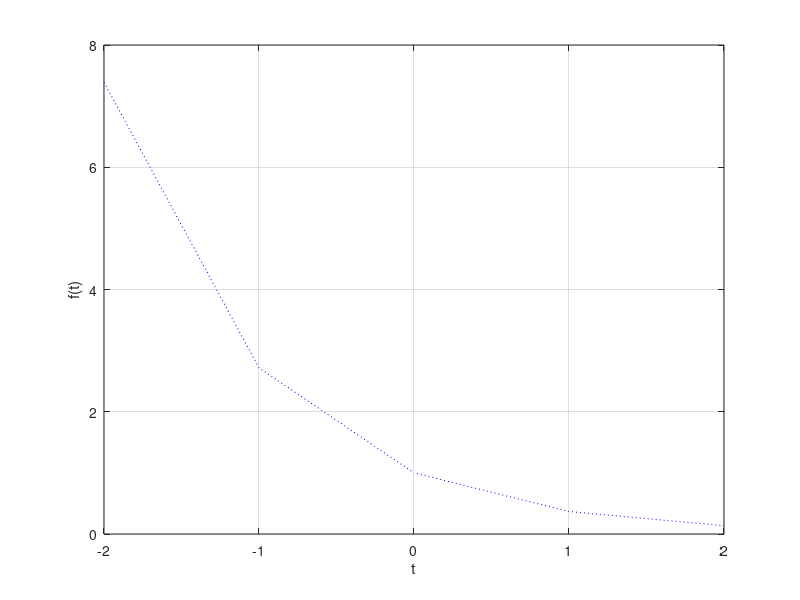

Here is the MATLAB script that generated this plot: (Note: this script raises an error after producing the figure.)
%% Practica 1: Señales en tiempo continuo
%
%
%% Integrantes:
%
%  - España Perez Bryan Uriel
%  - Islas Martinez Cesar
%  - Olivares Quezada Yahdiel
%% Objetivos:
%  
%  * Manipulación básica de MATLAB
%
%  * Gráficas de señales reales y complejas continuas
%
%  * Transformación de señales continuas (escalamientos y traslaciones)
%
%  * Calculo de energía y potencia de señales continuas
%
%% Introduccion:
%%
% Historia de MATLAB
% MATLAB nace como una solución a la necesidad de mejores y mas poderosas herramientas de calculo para resolver problemas de
% calculo complejos en los que es necesario aprovechas las amplias capacidades de proceso de datos de grandes computadores.
% El nombre MATLAB viene de "matrix laboratory" (laboratorio matricial). MATLAB fue originalmente escrito para proveer
% acceso fácil al software matricial desarrollado por los proyectos LINPACK y EISPACK, que juntos  representan el estado del arte e
% software para computación matricial. Hoy MATLAB es usado en una variedad de áreas de aplicación incluyendo procesamiento
% de señales e imágenes, diseño de sistemas de control, ingeniería financiera e investigación médica. La arquitectura abierta facilita
% usar MATLAB y los productos que lo acompañan para explorar datos y crear herramientas personalizadas que proveen visiones profundas
% empranas y ventajas competitivas.
%%
% Otras alternativas:

%%
% Octave
%  es un programa y lenguaje de programación para realizar cálculos numéricos. Como su nombre indica, Octave es parte
%  del proyecto GNU. Es considerado el equivalente libre de MATLAB. Entre varias características que comparten, se puede 
%  destacar que ambos ofrecen un intérprete, permitiendo ejecutar órdenes en modo interactivo. Nótese que Octave no es un 
%  sistema de álgebra computacional, lo es Maxima, sino que está orientado al análisis numérico.
%  El proyecto fue creado alrededor del año 1988, pero con una finalidad diferente: ser utilizado en un curso de diseño de
%  reactores químicos.
%  Posteriormente, en el año 1992, se decidió extenderlo, y comenzó su desarrollo a cargo de John W. Eaton.1 La primera 
%  versión alpha fue lanzada el 4 de enero de 1993. Un año más tarde, el 17 de febrero de 1994, apareció la versión 1.0.
%  El nombre surge de Octave Levenspiel, profesor de uno de los autores y conocido por sus buenas aproximaciones, por 
%  medio de cálculos elementales, a problemas numéricos en ingeniería química.
%
% Detalles tecnicos:
%  * Octave está escrito en C++ usando la biblioteca STL.
%  * Tiene un intérprete de su propio lenguaje (de sintaxis casi idéntica a Matlab), y permite una ejecución interactiva o por lotes.
%  * Su lenguaje puede ser extendido con funciones y procedimientos, por medio de módulos dinámicos.
%  * Utiliza otros programas GNU para ofrecer al usuario la posibilidad de crear gráficos para luego imprimirlos o guardarlos (Grace).
%  * Dentro del lenguaje también se comporta como una consola de órdenes (shell). Esto permite listar contenidos de directorios, por ejemplo.
%  * Además de correr en plataformas Unix también lo hace en Windows.
%  * Puede cargar archivos con funciones de Matlab (reconocibles por la extensión .m).
%  * Tiene ayuda en español.
% Fuente: <https://es.wikipedia.org/wiki/MATLAB> 
%
% El lenguaje Octave:
%  * La sintaxis es casi idéntica a la utilizada en MATLAB.
%  * Es un lenguaje interpretado.
%  * No permite pasar argumentos por referencia. Siempre son pasados por valor.
%  * No permite punteros.
%  * Se pueden generar scripts.
%  * Soporta gran parte de las funciones de la biblioteca estándar de C.
%  * Puede ser extendido para ofrecer compatibilidad con las llamadas al sistema UNIX.
%  * El lenguaje está pensado para trabajar con matrices, y provee mucha funcionalidad para trabajar con estas.
%  * Soporta estructuras similares a los "struct"s de C.
%  * Disponde de un entorno de desarrollo integrado y se han desarrollado otros para enseñar a programar, como ToolboX.
% Al ser su licencia Licencia pública general de GNU, puede ser compartido y utilizado libremente.
% Fuente: <https://es.wikipedia.org/wiki/GNU_Octave> 
%%
% Python:
%  Python es un lenguaje de programación interpretado cuya filosofía hace hincapié en la legibilidad de su código.
%  Se trata de un lenguaje de programación multiparadigma, ya que soporta orientación a objetos, programación imperativa y, en menor medida, 
%  programación funcional. Es un lenguaje interpretado, dinámico y multiplataforma. Es administrado por la Python Software Foundation. 
%  Posee una licencia de código abierto, denominada Python Software Foundation License,2 que es compatible con la Licencia pública general de
%  GNU a partir de la versión 2.1.1, e incompatible en ciertas versiones anteriores.
%
%  Python fue creado a finales de los ochenta3 por Guido van Rossum en el Centro para las Matemáticas y la Informática (CWI, Centrum Wiskunde
%  & Informatica), en los Países Bajos, como un sucesor del lenguaje de programación ABC, capaz de manejar excepciones e interactuar con el 
%  sistema operativo Amoeba.4
%  El nombre del lenguaje proviene de la afición de su creador por los humoristas británicos Monty Python.5 Van Rossum es el principal autor 
%  de Python, y su continuo rol central en decidir la dirección de Python es reconocido, refiriéndose a él como Benevolente Dictador Vitalicio
%  (en inglés: Benevolent Dictator for Life, BDFL); sin embargo el 12 de julio de 2018 declinó de dicha situación de honor sin dejar un sucesor
%  o sucesora y con una declaración altisonante.
%
%  Python es un lenguaje de programación multiparadigma. Esto significa que más que forzar a los programadores a adoptar un estilo particular 
%  de programación, permite varios estilos: programación orientada a objetos, programación imperativa y programación funcional. 
%  Otros paradigmas están soportados mediante el uso de extensiones.
%  Python usa tipado dinámico y conteo de referencias para la administración de memoria. Una característica importante de Python es la 
%  resolución dinámica de nombres; es decir, lo que enlaza un método y un nombre de variable durante la ejecución del programa (también 
%  llamado enlace dinámico de métodos).
%  Otro objetivo del diseño del lenguaje es la facilidad de extensión. Se pueden escribir nuevos módulos fácilmente en C o C++. Python puede 
%  incluirse en aplicaciones que necesitan una interfaz programable.
%  Aunque la programación en Python podría considerarse en algunas situaciones hostil a la programación funcional tradicional del Lisp, existen 
%  bastantes analogías entre Python y los lenguajes minimalistas de la familia Lisp como puede ser Scheme.
%  Fuente: <https://es.wikipedia.org/wiki/Python> 
%
%% Desarrollo:
%%
%   *Problema 1:* 
%    Realiza las mismas operaciones que Lathi en las secciones M1.1 a M1.4 que se encuentra al final del capítulo 1 y antes de la sección de 
%    problemas, cambie los inline por funciones anonimas.
%M1.1 Inline Functions
f = @(t) (exp(-t).* cos(2*pi*t))
f(0)
t = (-2:2);
f(t)
plot(t,f(t), 'Color','b','LineStyle',':');
xlabel('t'); 
ylabel('f(t)');
grid on;
ax = gca;
ax.XAxisLocation = 'origin';
ax.YAxisLocation = 'origin';
ax.Box = 'off';
t = (-2:0.01:2);
plot(t,f(t),'Color','r','LineStyle','--');
xlabel('t'); 
ylabel('f(t)');
grid on;
ax = gca;
ax.XAxisLocation = 'origin';
ax.YAxisLocation = 'origin';
ax.Box = 'off';
%
%M1.2 Relational Operators and the Unit Step Function
u = @(t) (t>0)
t = (-2:2);
plot (t,u(t) , 'Color', 'r', "LineStyle","--","LineWidth", 0.7);
ax = gca;
ax.XAxisLocation = 'origin';
ax.YAxisLocation = 'origin';
ax.Box = 'off';
grid on;
xlabel('t'); 
ylabel('u(t)');
t = (-2:0.01:2);
plot (t,u(t), 'Color', 'm', "LineStyle","-","LineWidth", 0.8 );
ax = gca;
ax.XAxisLocation = 'origin';
ax.YAxisLocation = 'origin';
ax.Box = 'off';
grid on;
xlabel('t'); 
ylabel('u(t)');
axis ([-2 2 -0.1 1.1]);
p = @(t) (t>=0) & (t<1)
t = (-1:0.01:2); 
plot(t,p(t), 'Color','c', "LineStyle","-.", "LineWidth", 0.9);
ax = gca;
ax.XAxisLocation = 'origin';
ax.YAxisLocation = 'origin';
ax.Box = 'off';
grid on;
xlabel('t'); 
ylabel('p(t) = u(t)-u(t-1)');
axis ([-1 2 -.1 1.1]);
%
%M1.3 Visualizing Operations on the Independent Variable
g = @(t) exp(-t).*cos(2*pi*t).*(t>=0)
%g(t) = exp(-t).*cos(2*pi*t).*(t>=0)
t = (-2:0.01:2);
plot(t,g(2*t+1),'Color', 'r', "LineStyle","-","LineWidth", 1);
ax = gca;
ax.XAxisLocation = 'origin';
ax.YAxisLocation = 'origin';
ax.Box = 'off';
xlabel('t'); 
ylabel('g(2t+1)');
grid on;
plot(t,g(-t+1), 'Color', 'b', "LineStyle","--","LineWidth", 1.1);
ax = gca;
ax.XAxisLocation = 'origin';
ax.YAxisLocation = 'origin';
ax.Box = 'off';
xlabel('t'); 
ylabel('g(-t+1)');
grid on;
plot(t,g(2*t+1) +g(-t+1), 'Color', 'm', "LineStyle",":","LineWidth", 1.2);
ax = gca;
ax.XAxisLocation = 'origin';
ax.YAxisLocation = 'origin';
ax.Box = 'off';
xlabel('t'); 
ylabel('h(t)'); 
grid on;
%
%M1.4 Numerical Integration and Estimating Signal Energy
x = @(t) exp(-t).*((t>=0)&(t<1));
t = (0:0.01:1);
E_x1 =sum(x(t).*x(t)*0.01);
x_squared = @(t) exp(-2*t).*((t>=0)&(t>1));
E_x = integral(x_squared,0,1);
g_squared = @(t) exp(-2*t).*(cos(2*pi*t).^2).*(t>=0);
t = (0:0.001:100);
E_g1 = sum(g_squared(t)*0.001);
E_g = integral(g_squared, 0,100);
%
% *Problema 2:* 
%  Resuelve el problema 1.2.2 usando las herramientas del paso anterior.
% 
% Problema 1.2.2
% Se dividio la figura en dos partes:
% - La parte izquierda
z = @(t) (-t .* heaviside(t + 4)).*(heaviside(-t));
% - La parte derecha
y = @(t)   (t .* heaviside(t)) .* (heaviside(-t +2));
% Rango de t
t = (-10:0.1:10);
% Señal completa original
x = @(t) z(t) + y(t);
figure
% Señal original
plot (t, x(t) , 'color', 'c', "LineWidth", 1.5 );
ax = gca;
ax.XAxisLocation = 'origin';
ax.YAxisLocation = 'origin';
ax.Box = 'off';
grid on;
% a) x(t-4)
xa = @(t) (z(t-4) + y(t-4)) ;
figure
plot (t, xa(t) , 'color', 'g', "LineStyle" ,  '-' , "LineWidth", 1.5);
ax = gca;
ax.XAxisLocation = 'origin';
ax.YAxisLocation = 'origin';
ax.Box = 'off';
grid on;
% b) x(t/1.5)
xb = @(t) (z(t/1.5) + y(t/1.5)) ;
figure
plot (t, xb(t) , 'color', 'm', "LineStyle" ,  '--' , "LineWidth", 1.5);
ax = gca;
ax.XAxisLocation = 'origin';
ax.YAxisLocation = 'origin';
ax.Box = 'off';
grid on;
% c) x(-t)
xc = @(t) (z(-t) + y(-t)) ;
figure
plot (t, xc(t) , 'color', 'r' , "LineStyle" , ':', "LineWidth", 1.5);
ax = gca;
ax.XAxisLocation = 'origin';
ax.YAxisLocation = 'origin';
ax.Box = 'off';
grid on;
% d) x(2t - 4)
xd = @(t) (z((2.*t)-4) + y((2.*t)-4)) ;
figure
plot (t, xd(t) , 'color', 'b' , "LineStyle" , ':' , "LineWidth", 1.5);
ax = gca;
ax.XAxisLocation = 'origin';
ax.YAxisLocation = 'origin';
ax.Box = 'off';
grid on;
% e) x(2 - t)
xe = @(t) (z(2-t) + y(2-t)) ;
figure
plot (t, xe(t) , 'color', 'k' , "LineStyle" , '-.' , "LineWidth", 1.5);
ax = gca;
ax.XAxisLocation = 'origin';
ax.YAxisLocation = 'origin';
ax.Box = 'off';
grid on;
figure
%%
% *Problema 3:*
%  Construya una función que gráfique funciones de $f:R\rightarrow R$ en el formato de su elección y pruebe su código para mostrar las 
%  gráficas de magnitud y fase para las fórmulas 1, 2 y 3 de la tabla que se encuentra en al sección de tranformada de Fourier de la 
%  siguiente página <http://rafneta.github.io/Notas/NotasSyS/index.html> con valores de a=1/2 y n = 2. El rango de la varible se deja
%  a criterio. 
%
%  Tomando en cuenta
a=1/2;
n=2;
t=-10:0.01:10;
%%
%  Formula 1
%
%  La formula n° 1 es exp(-at)u(t) la cual se expresa como:
f1=@(t) exp(-a*t).*(t>=0);
%%
%  Su transformada de Fourier es:
F1=@(w) 1./(w*j+a);
%%
%  Por lo que las graficas de la formula 1 junto con las de magnitud y fase
%  de su transformada de Fourier son respectivamente
%%
Grafica(t,f1(t))
%%
Grafica(t,abs(F1(t)))
%%
Grafica(t,angle(F1(t)))
%%
%  Formula 2
%
%  La formula n° 1 es exp(-at)u(t) la cual se expresa como:
f2=@(t) t.*exp(-a*t).*(t>=0);
%%
%  Su transformada de Fourier es:
F2=@(w) 1./(w*j+a).^2;
%%
%  Por lo que las graficas de la formula 1 junto con las de magnitud y fase
%  de su transformada de Fourier son respectivamente
%%
Grafica(t,f2(t))
%%
Grafica(t,abs(F2(t)))
%%
Grafica(t,angle(F2(t)))
%%
%  Formula 3
%
%  La formula n° 1 es exp(-at)u(t) la cual se expresa como:
f3=@(t) (t.^n).*exp(-a*t).*(t>0);
%%
%  Su transformada de Fourier es:
F3=@(w) factorial(n)./(w*j+a).^(n+1);
%%
%  Por lo que las graficas de la formula 1 junto con las de magnitud y fase
%  de su transformada de Fourier son respectivamente
%%
Grafica(t,f3(t))
%%
Grafica(t,abs(F3(t)))
%%
Grafica(t,angle(F3(t)))
%%
% *Problema 4:*
%  Construya una función que gráfique funciones de $f:R\rightarrow R^2$ en el formato de su elección y pruebe su código para mostrar 
%  las gráficas de las fórmulas 1, 2 y 3 de la tabla que se encuentra en al sección de tranformada de Fourier de la siguiente página
%  <http://rafneta.github.io/Notas/NotasSyS/index.html> con valores de a=1/2 y n = 2. El rango de la varible se deja a criterio.
%
%  Para el desarrollo de esta seccion se utilizaran las funciones F1, F2,
%  F3 que ya se declararon en el Problema 3, funciones cuyas graficas son
%  las siguientes respectivamente:
%
Grafica3D(t,real(F1(t)),imag(F1(t)))
%%
Grafica3D(t,real(F2(t)),imag(F2(t)))
%%
Grafica3D(t,real(F3(t)),imag(F3(t)))
%%
% *Problema 5:*
%  Construya una app que permita
%   - Gráficar señales en tiempo continuo reales, el usuario ingresa la definición de la señal en el formato especifico
%   - El usuario puede definir el intervalo de la gráfica
%   - El usuario puede seleccionar el tipo de transformación (horizontal, vertical o combinación) que desee realizar a la señal, la app debera mostrar la grafica de esta transformación. Puede consultar los ejemplos preconstruidos que le puedan ser de utilidad.
%   - Se adjunta una imagen de la app a la práctica, un enlace a la app en MATLAB online (drive), y el archivo de la app
%
%  